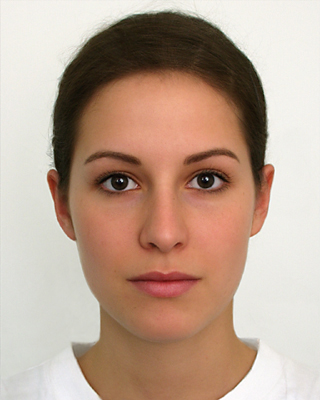
#> input picture OpenCV Examples/white-female-2.jpg, 320 x 400 px, given in place of the camera
$ python CascadeClassifier-Pupil.py
#> lines starting #> are read from the running program, lines starting #| are printed output that depends on the picture
import cv2
import numpy as np

def detect_eyes(img, classifier):
    gray_frame = cv2.cvtColor(img, cv2.COLOR_BGR2GRAY)
    eyes = classifier.detectMultiScale(gray_frame, 1.3, 5) # detect eyes
    width = np.size(img, 1) # get face frame width
    height = np.size(img, 0) # get face frame height
    left_eye = None
    right_eye = None
    for (x, y, w, h) in eyes:
        if y > height / 2:
            pass
        eyecenter = x + w / 2  # get the eye center
        if eyecenter < width * 0.5:
            left_eye = img[y:y + h, x:x + w]
        else:
            right_eye = img[y:y + h, x:x + w]
    return left_eye, right_eye

def detect_faces(img, classifier):
    gray_frame = cv2.cvtColor(img, cv2.COLOR_BGR2GRAY)
    coords = classifier.detectMultiScale(gray_frame, 1.3, 5)
    if len(coords) > 1:
        biggest = (0, 0, 0, 0)
        for i in coords:
            if i[3] > biggest[3]:
                biggest = i
        biggest = np.array([i], np.int32)
    elif len(coords) == 1:
        biggest = coords
    else:
        return None
    for (x, y, w, h) in biggest:
        frame = img[y:y + h, x:x + w]
    return frame

def cut_eyebrows(img):
    height, width = img.shape[:2]
    eyebrow_h = int(height / 4)
    img = img[eyebrow_h:height, 0:width]  # cut eyebrows out (15 px)
    return img

def blob_process(img, threshold, detector):
    gray_frame = cv2.cvtColor(img, cv2.COLOR_BGR2GRAY)
    _, img = cv2.threshold(gray_frame, threshold, 255, cv2.THRESH_BINARY)
    img = cv2.erode(img, None, iterations=2)
    img = cv2.dilate(img, None, iterations=4)
    img = cv2.medianBlur(img, 5)
    keypoints = detector.detect(img)
    # print(keypoints)
    return keypoints

def nothing(x):
    pass

def main():
    face_cascade = cv2.CascadeClassifier(cv2.data.haarcascades + 'haarcascade_frontalface_default.xml')
    eye_cascade = cv2.CascadeClassifier(cv2.data.haarcascades + 'haarcascade_eye.xml')
    detector_params = cv2.SimpleBlobDetector_Params()
    detector_params.filterByArea = True
    detector_params.maxArea = 1500
    detector = cv2.SimpleBlobDetector_create(detector_params)

    cap = cv2.VideoCapture(1)
    cv2.namedWindow('image')
    cv2.createTrackbar('threshold', 'image', 0, 255, nothing)

    while True:
        _, frame = cap.read()
#> frame is the input picture: shape (400, 320, 3); mean B, G, R 145.2, 162, 187.2
        face_frame = detect_faces(frame, face_cascade)
#> in detect_faces, `gray_frame = cv2.cvtColor(img, cv2.COLOR_BGR2GRAY)`:
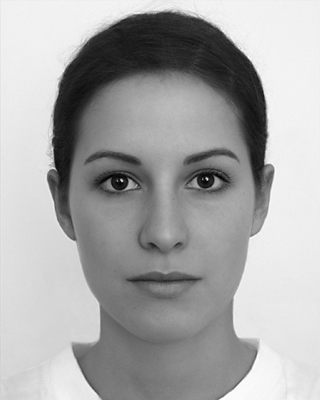
#> gray_frame: shape (400, 320); min 0, max 255, mean 167.6
#> in detect_faces, `coords = classifier.detectMultiScale(gray_frame, 1.3, 5)`: coords = [[47, 93, 229, 229]]
#> the loop in detect_faces, `for (x, y, w, h) in biggest:` made 1 pass
#> pass 1, in detect_faces, `frame = img[y:y + h, x:x + w]`:
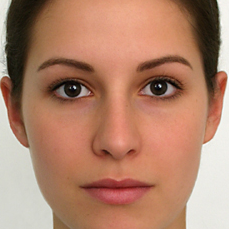
#> frame: shape (229, 229, 3); mean B, G, R 107.2, 130.4, 176.4
        if face_frame is not None:
            eyes = detect_eyes(face_frame, eye_cascade)
#> in detect_eyes, `gray_frame = cv2.cvtColor(img, cv2.COLOR_BGR2GRAY)`:
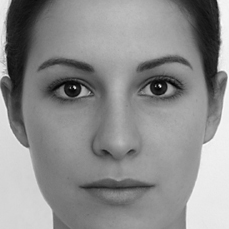
#> gray_frame: shape (229, 229); min 0, max 254, mean 141.5
#> in detect_eyes, `eyes = classifier.detectMultiScale(gray_frame, 1.3, 5)`: eyes = [[40, 61, 56, 56], [130, 60, 54, 54]]
#> in detect_eyes, `width = np.size(img, 1)`: width = 229
#> the loop in detect_eyes, `for (x, y, w, h) in eyes:` made 2 passes
#> (x, y, w, h, eyecenter) on passes 1 to 2: (40, 61, 56, 56, 68), (130, 60, 54, 54, 157)
#> pass 1, in detect_eyes, `left_eye = img[y:y + h, x:x + w]`:
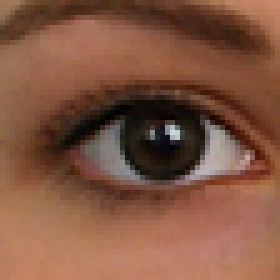
#> left_eye: shape (56, 56, 3) (shown 5 times larger); mean B, G, R 65.2, 86.1, 130.2
#> pass 2, in detect_eyes, `right_eye = img[y:y + h, x:x + w]`:
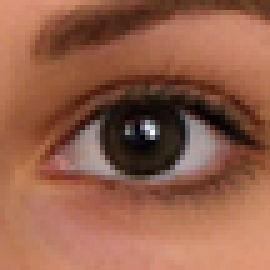
#> right_eye: shape (54, 54, 3) (shown 5 times larger); mean B, G, R 74, 95.8, 147.8
            for eye in eyes:
                if eye is not None:
                    threshold = cv2.getTrackbarPos('threshold', 'image')
                    eye = cut_eyebrows(eye)
#> in cut_eyebrows, `img = img[eyebrow_h:height, 0:width]`:
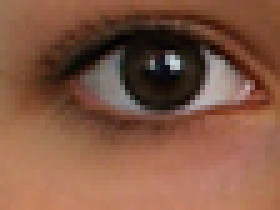
#> img: shape (42, 56, 3) (shown 5 times larger); mean of channels 0, 1, 2 67.2, 87.5, 130.9; drawn as B, G, R
                    keypoints = blob_process(eye, threshold, detector)
#> in blob_process, `gray_frame = cv2.cvtColor(img, cv2.COLOR_BGR2GRAY)`:
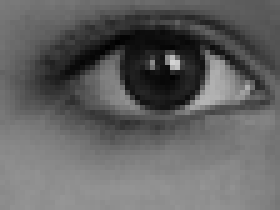
#> gray_frame: shape (42, 56) (shown 5 times larger); min 1, max 212, mean 98.2
#> in blob_process, `_, img = cv2.threshold(gray_frame, threshold, 255, cv2.THRESH_BINARY)`: img: shape (42, 56); every value is 255
#> in blob_process, `keypoints = detector.detect(img)`: keypoints = ()
#> keypoints = ()
                    eye = cv2.drawKeypoints(eye, keypoints, eye, (0, 255, 0), cv2.DRAW_MATCHES_FLAGS_DRAW_RICH_KEYPOINTS)
                    # write coordinates of the keypoints on the video
                    for keypoint in keypoints:
                        x = int(keypoint.pt[0])
                        y = int(keypoint.pt[1])
                        s = int(keypoint.size)
                        print('x: ' + str(x) + ' y: ' + str(y) + ' s: ' + str(s))
#> this loop made 0 passes

                    # cv2.imshow('eyes', eye)

        cv2.imshow('image', frame)
        if cv2.waitKey(1) & 0xFF == ord('q'):
#> (key q is pressed here)
            break
    cap.release()
    cv2.destroyAllWindows()

if __name__ == '__main__':
    main()
